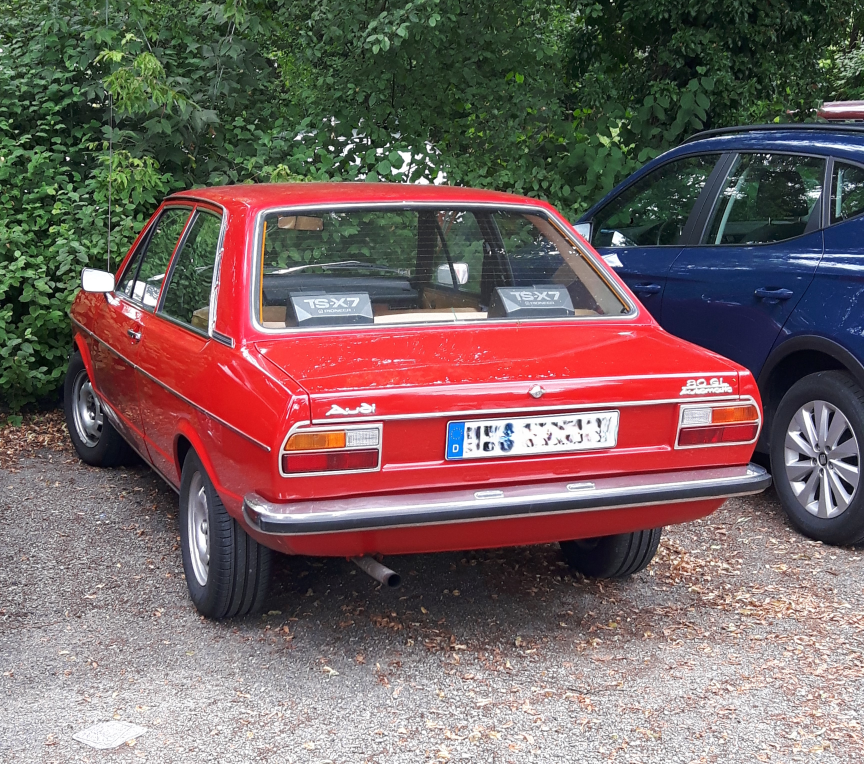
#> input picture photos/audi/Audi_80_B1_131548.jpg, 3456 x 3056 px, given in place of golf_mk1_clean2.png, which was not available (shown at 1/4 size)
$ python mockup_zine_v2.py
#> lines starting #> are read from the running program, lines starting #| are printed output that depends on the picture; after the words box and inside, x2 and y2 are one past the last pixel; in counts of white or black regions, pixels touching at a corner belong together
"""Style mock: 2000s torn-magazine / ransom-note collage (one still). Car art is a stand-in for real photos."""
import math, random, sys
import numpy as np
from PIL import Image, ImageDraw, ImageFont, ImageFilter, ImageChops
sys.path.insert(0, "/home/claude/vid/src")
import cars as C

W, H = 1080, 1920
rnd = random.Random(3)
FD = "/usr/share/fonts/opentype/inter/"
FONTS = [FD + "Inter-Black.otf", "/usr/share/fonts/truetype/dejavu/DejaVuSerif-Bold.ttf", "/usr/share/fonts/truetype/dejavu/DejaVuSansMono-Bold.ttf",
         FD + "Inter-ExtraBoldItalic.otf", "/usr/share/fonts/truetype/dejavu/DejaVuSans-Bold.ttf"]

def paper_bg():
    base = np.zeros((H, W, 3), np.float32) + np.array([234, 226, 208], np.float32)
    n = np.random.default_rng(1).normal(0, 6, (H // 2, W // 2)).astype(np.float32).repeat(2, 0).repeat(2, 1)
    base += n[..., None]
    # halftone dots (rotated grid, size grows toward bottom-left)
    yy, xx = np.mgrid[0:H, 0:W].astype(np.float32)
    a = math.radians(45)
    u = (xx * math.cos(a) + yy * math.sin(a)) / 22.0
    v = (-xx * math.sin(a) + yy * math.cos(a)) / 22.0
    d = np.sqrt((u - np.round(u)) ** 2 + (v - np.round(v)) ** 2)
    size = np.clip(0.12 + 0.38 * (yy / H) * (1 - xx / W * 0.6), 0, 0.5)
    mask = (d < size).astype(np.float32)[..., None]
    dot = np.array([222, 120, 60], np.float32)
    base = base * (1 - 0.55 * mask) + dot * 0.55 * mask
    return Image.fromarray(np.clip(base, 0, 255).astype(np.uint8)).convert("RGBA")

def torn(w, h, fill, edge=(250, 248, 240), amp=9, step=22):
    pts = []
    def side(x0, y0, x1, y1):
        n = max(2, int(math.hypot(x1 - x0, y1 - y0) / step))
        for i in range(n):
            t = i / n
            pts.append((x0 + (x1 - x0) * t + rnd.uniform(-amp, amp), y0 + (y1 - y0) * t + rnd.uniform(-amp, amp)))
    m = 24
    side(m, m, w - m, m); side(w - m, m, w - m, h - m); side(w - m, h - m, m, h - m); side(m, h - m, m, m)
    img = Image.new("RGBA", (w, h), (0, 0, 0, 0))
    d = ImageDraw.Draw(img)
    d.polygon(pts, fill=edge + (255,))
    inner = Image.new("L", (w, h), 0)
    ImageDraw.Draw(inner).polygon(pts, fill=255)
    inner = inner.filter(ImageFilter.MinFilter(9))
    if isinstance(fill, Image.Image):
        img.paste(fill.convert("RGB").resize((w, h)), (0, 0), inner)
    else:
        img.paste(Image.new("RGB", (w, h), fill), (0, 0), inner)
    return img

def shadowed(img, off=(8, 12), blur=10, alpha=110):
    a = img.getchannel("A")
    sh = Image.new("RGBA", img.size, (0, 0, 0, 0))
    sh.putalpha(a.point(lambda v: int(v * alpha / 255)))
    sh = sh.filter(ImageFilter.GaussianBlur(blur))
    out = Image.new("RGBA", (img.width + 60, img.height + 60), (0, 0, 0, 0))
    out.alpha_composite(sh, (30 + off[0], 30 + off[1]))
    out.alpha_composite(img, (30, 30))
    return out

def place(base, img, cx, cy, rot=0, shadow=True):
    im = shadowed(img) if shadow else img
    im = im.rotate(rot, resample=Image.BICUBIC, expand=True)
    base.alpha_composite(im, (int(cx - im.width / 2), int(cy - im.height / 2)))

def letter_tile(ch, size, fg, bg, fi):
    f = ImageFont.truetype(FONTS[fi % len(FONTS)], size)
    d0 = ImageDraw.Draw(Image.new("L", (10, 10)))
    tw = d0.textlength(ch, font=f)
    w, h = int(tw + size * 0.55), int(size * 1.25)
    t = torn(w + 20, h + 20, bg, amp=4, step=18)
    ImageDraw.Draw(t).text((t.width / 2, t.height / 2 - size * 0.04), ch, font=f, fill=fg, anchor="mm")
    return t

def starburst(txt, r, col, fg):
    pts = []
    n = 18
    for i in range(n * 2):
        rr = r if i % 2 == 0 else r * 0.78
        a = math.pi * i / n
        pts.append((r + 20 + rr * math.cos(a), r + 20 + rr * math.sin(a)))
    img = Image.new("RGBA", (2 * r + 40, 2 * r + 40), (0, 0, 0, 0))
    d = ImageDraw.Draw(img)
    d.polygon(pts, fill=(20, 20, 20, 255))
    sm = [(r + 20 + (p[0] - r - 20) * 0.93, r + 20 + (p[1] - r - 20) * 0.93) for p in pts]
    d.polygon(sm, fill=col)
    f = ImageFont.truetype(FD + "Inter-Black.otf", int(r * 0.34))
    d.text((r + 20, r + 20), txt, font=f, fill=fg, anchor="mm")
    return img

def tape(w=190, h=64):
    t = Image.new("RGBA", (w, h), (232, 214, 150, 170))
    d = ImageDraw.Draw(t)
    for x in range(0, w, 6):
        d.line([x, 0, x + rnd.randint(-2, 2), 6], fill=(232, 214, 150, 90))
        d.line([x, h - 6, x + rnd.randint(-2, 2), h], fill=(232, 214, 150, 90))
    return t

def sticker(img, border=16):
    a = img.getchannel("A")
    big = a.filter(ImageFilter.MaxFilter(border * 2 + 1)).filter(ImageFilter.GaussianBlur(2))
    big = big.point(lambda v: 255 if v > 80 else 0)
    out = Image.new("RGBA", img.size, (0, 0, 0, 0))
    out.paste(Image.new("RGBA", img.size, (255, 255, 255, 255)), (0, 0), big)
    out.alpha_composite(img)
    return out


import numpy as np
def recolor_green(car):
    a=np.asarray(car.convert("RGBA")).astype(np.float32)
    rgb=Image.fromarray(a[...,:3].astype(np.uint8)).convert("HSV")
    h=np.asarray(rgb).astype(np.float32)
    H_,S_,V_=h[...,0],h[...,1],h[...,2]
    dh=np.minimum(H_,255-H_)               # distance from red (hue wraps)
    w=np.clip(1-(dh-14)/24,0,1)*np.clip((S_-22)/45,0,1)   # soft red mask
    H2=H_*(1-w)+58*w                        # olive/lime green
    S2=S_*(1-w)+np.clip(S_*0.80,0,255)*w
    V2=V_*(1-w)+(V_*0.88)*w
    out=np.stack([H2,S2,V2],-1).astype(np.uint8)
    rgb2=np.asarray(Image.fromarray(out,"HSV").convert("RGB")).astype(np.float32)
    # 70s light: warm cast, faded blacks, warm glow on specular highlights
    rgb2=rgb2*np.array([1.07,1.0,0.88])+np.array([10,6,0])
    lum=rgb2.mean(-1,keepdims=True)
    spec=np.clip((lum-190)/60,0,1)
    rgb2=rgb2*(1-0.35*spec)+np.array([255,222,160])*0.35*spec
    # warm sunset rim light from the right, cooler/darker on the left
    yy,xx=np.mgrid[0:car.height,0:car.width].astype(np.float32)
    g=(xx/car.width)[...,None]
    rgb2=rgb2*(0.86+0.26*g)+np.array([30,14,-6])*(g**2)
    res=np.dstack([np.clip(rgb2,0,255),a[...,3]]).astype(np.uint8)
    return Image.fromarray(res,"RGBA")

def stamp(w,h,scene,inset=30,r=15,gap=42):
    base=Image.new("RGBA",(w,h),(0,0,0,0))
    sheet=Image.new("RGBA",(w,h),(250,247,238,255))
    sheet.paste(scene.convert("RGB").resize((w-2*inset,h-2*inset)),(inset,inset))
    m=Image.new("L",(w,h),255); d=ImageDraw.Draw(m)
    for x in range(gap//2,w,gap):
        for y in (0,h-1): d.ellipse([x-r,y-r,x+r,y+r],fill=0)
    for y in range(gap//2,h,gap):
        for x in (0,w-1): d.ellipse([x-r,y-r,x+r,y+r],fill=0)
    base.paste(sheet,(0,0),m)
    return base

SW,SH=984,1124
sc=Image.new("RGB",(SW,SH)); d=ImageDraw.Draw(sc)
for y in range(SH):
    t=min(1,y/760)
    d.line([0,y,SW,y],fill=(int(250-52*t),int(176-62*t),int(70-16*t)))
d.ellipse([440,190,820,570],fill=(255,226,150))
for i,(x,w_,h_) in enumerate([(0,120,230),(130,90,330),(230,150,200),(390,80,280),(480,110,170),(600,100,300),(710,130,220),(850,140,260)]):
    d.rectangle([x,760-h_,x+w_,760],fill=(120+i%3*8,70,48))
    for wy in range(760-h_+20,740,38):
        for wx in range(x+14,x+w_-14,30):
            if (wx*7+wy*3)%5<2: d.rectangle([wx,wy,wx+12,wy+16],fill=(255,214,120))
d.rectangle([0,760,SW,SH],fill=(66,48,42))
d.rectangle([0,760,SW,772],fill=(180,150,120))
for x in range(-20,SW,230): d.polygon([(x,1060),(x+150,1060),(x+170,1078),(x+20,1078)],fill=(232,204,150))
# car: recolour, shadow, place
car=Image.open("/home/claude/vid/photos/golf_mk1_clean2.png").convert("RGBA")
car=car.resize((920,int(920*car.height/car.width)),Image.LANCZOS)
#> car: PIL image 920x813 RGBA
car=recolor_green(car)
#> in recolor_green, `res=np.dstack([np.clip(rgb2,0,255),a[...,3]]).astype(np.uint8)`:
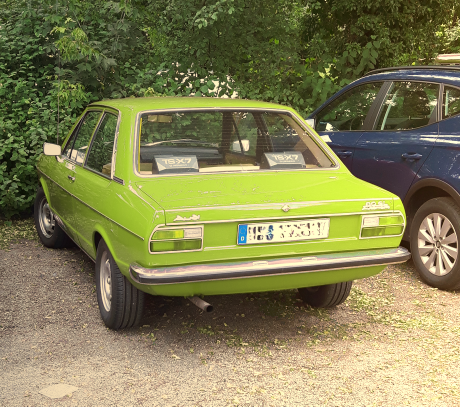
#> res: shape (813, 920, 4) (shown at 1/2 size); mean of channels 0, 1, 2, 3 131.3, 128.6, 83.7, 255; drawn as R, G, B
spr=sticker(car,12)
cx,bottom=SW//2+10,975
shadow=Image.new("RGBA",(SW,SH),(0,0,0,0))
#> shadow: PIL image 984x1124 RGBA; every value is 0
ImageDraw.Draw(shadow).ellipse([cx-440,bottom-70,cx+420,bottom+20],fill=(10,6,4,200))
shadow=shadow.filter(ImageFilter.GaussianBlur(22))
sc=sc.convert("RGBA"); sc.alpha_composite(shadow)
#> after `sc.alpha_composite(shadow)`:
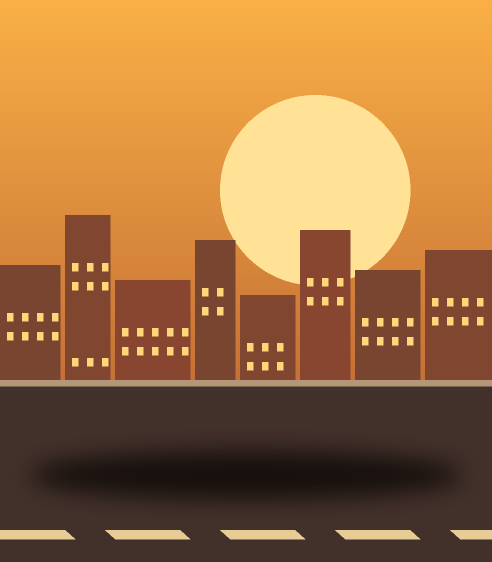
#> sc: PIL image 984x1124 RGBA (shown at 1/2 size); mean R, G, B, A 161.5, 112.6, 63, 255
sc.alpha_composite(spr,(int(cx-spr.width/2),int(bottom-spr.height+30)))
# film grain + warm fade on whole scene
arr=np.asarray(sc.convert("RGB")).astype(np.float32)
arr+=np.random.default_rng(5).normal(0,7,arr.shape[:2])[...,None]
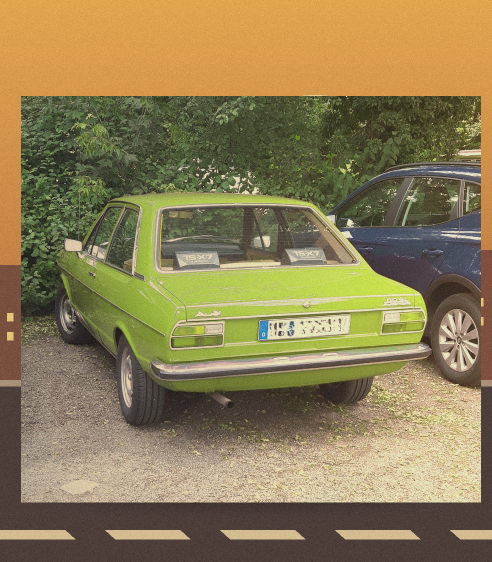
#> arr: shape (1124, 984, 3) float32 (shown at 1/2 size); mean R, G, B 146.2, 127, 76.3; drawn with min black and max white
arr=arr*0.94+12
sc=Image.fromarray(np.clip(arr,0,255).astype(np.uint8))
#> sc: PIL image 984x1124 RGB
st=stamp(1040,1180,sc)

bg=paper_bg()
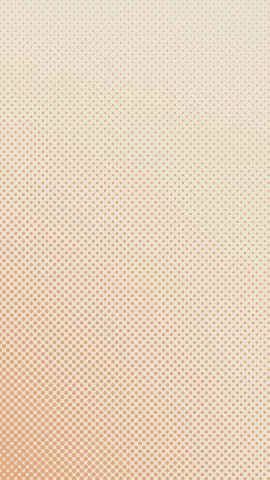
#> bg: PIL image 1080x1920 RGBA (shown at 1/4 size); mean R, G, B, A 232, 212.4, 189.2, 255
place(bg,st,540,1045,rot=-1.6)
#> in shadowed, `a = img.getchannel("A")`:
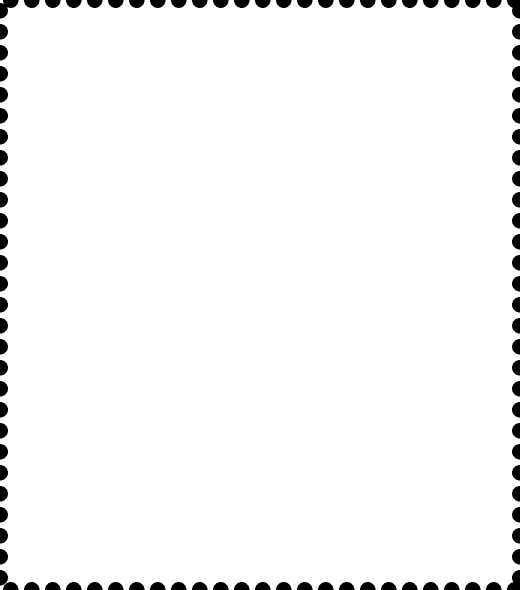
#> a: PIL image 1040x1180 L (shown at 1/2 size); 96.7% white; 103 black regions, largest, box (x1, y1, x2, y2) and area: (0, 0, 37, 37) 774, (1014, 1140, 1040, 1180) 687, (1014, 0, 1040, 37) 645
#> in shadowed, `sh = sh.filter(ImageFilter.GaussianBlur(blur))`:
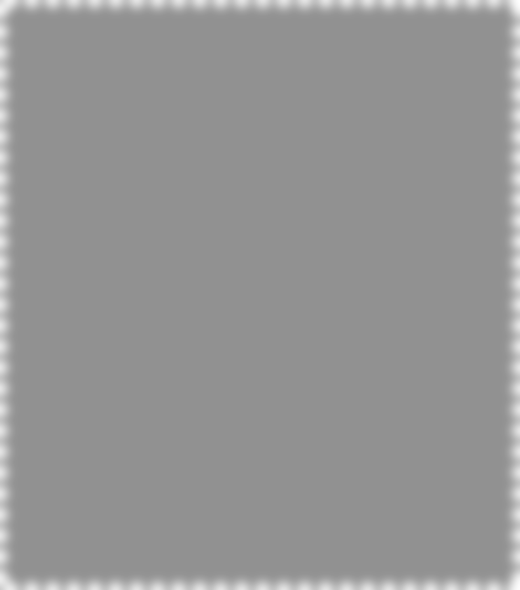
#> sh: PIL image 1040x1180 RGBA (shown at 1/2 size); mean R, G, B, A 0, 0, 0, 106.2; transparent parts drawn white
#> in shadowed, `out.alpha_composite(img, (30, 30))`:
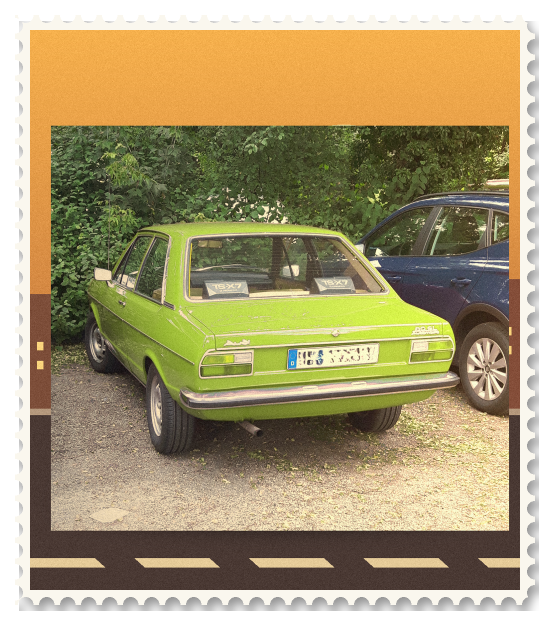
#> out: PIL image 1100x1240 RGBA (shown at 1/2 size); mean R, G, B, A 135.9, 121.3, 82.4, 223.9; transparent parts drawn white
for (x,y,r) in ((120,470,-38),(960,480,34),(110,1590,30),(965,1600,-32)):
    place(bg,tape(),x,y,r,shadow=False)
cols=[((255,255,255),(200,38,38)),((20,20,20),(250,240,200)),((255,220,60),(20,20,20)),((255,255,255),(30,90,170))]
x=105
for i,ch in enumerate("1974"):
    fg,bgc=cols[i]
    t=letter_tile(ch,170+rnd.randint(-12,12),fg,bgc,i*2+1)
    place(bg,t,x+t.width/2-20,250+rnd.randint(-18,18),rot=rnd.uniform(-9,9))
    x+=t.width-44
#> after the loop, x = 837
strip=torn(700,110,(28,28,30),amp=6)
ImageDraw.Draw(strip).text((strip.width/2,strip.height/2),"THE SEVENTIES",font=ImageFont.truetype(FD+"Inter-ExtraBold.otf",48),fill=(250,240,200),anchor="mm")
place(bg,strip,400,470,rot=-2.5)
place(bg,starburst("\u2248 50 HP",125,(255,214,60),(20,20,20)),215,1600,rot=-10)
#> in starburst, `sm = [(r + 20 + (p[0] - r - 20) * 0.93, r + 20 + (p[1] - r - 20) * 0.9..`: sm = 36 pairs, first value 28.75 to 261.2, second value 30.52 to 259.5
place(bg,starburst("< 800 KG",125,(240,90,60),(255,255,255)),870,1610,rot=9)
clip=torn(900,170,(252,250,244),edge=(240,236,224),amp=6)
cd=ImageDraw.Draw(clip)
f1=ImageFont.truetype("/usr/share/fonts/truetype/dejavu/DejaVuSansMono-Bold.ttf",34)
f2=ImageFont.truetype("/usr/share/fonts/truetype/dejavu/DejaVuSansMono-Bold.ttf",28)
cd.text((clip.width/2,66),"1974. Bell-bottoms, cassette tapes.",font=f1,fill=(30,30,30),anchor="mm")
cd.text((clip.width/2,114),"A boxy, light Golf with just fifty horsepower.",font=f2,fill=(30,30,30),anchor="mm")
place(bg,clip,540,1775,rot=-1.2)
a=np.asarray(bg.convert("RGB"),dtype=np.float32)
yy,xx=np.mgrid[0:H,0:W].astype(np.float32)
dd=np.sqrt(((xx-W/2)/(W/2))**2+((yy-H/2)/(H/2))**2)/1.42
a*=(1-0.35*dd**2)[...,None]
Image.fromarray(np.clip(a,0,255).astype(np.uint8)).save("/home/claude/vid/mock/zine_photo_v2.png")
print("ok")

$ run again, on photos/audi/Audi_80_B1_Classic-Days_2022_IMG_7257.jpg
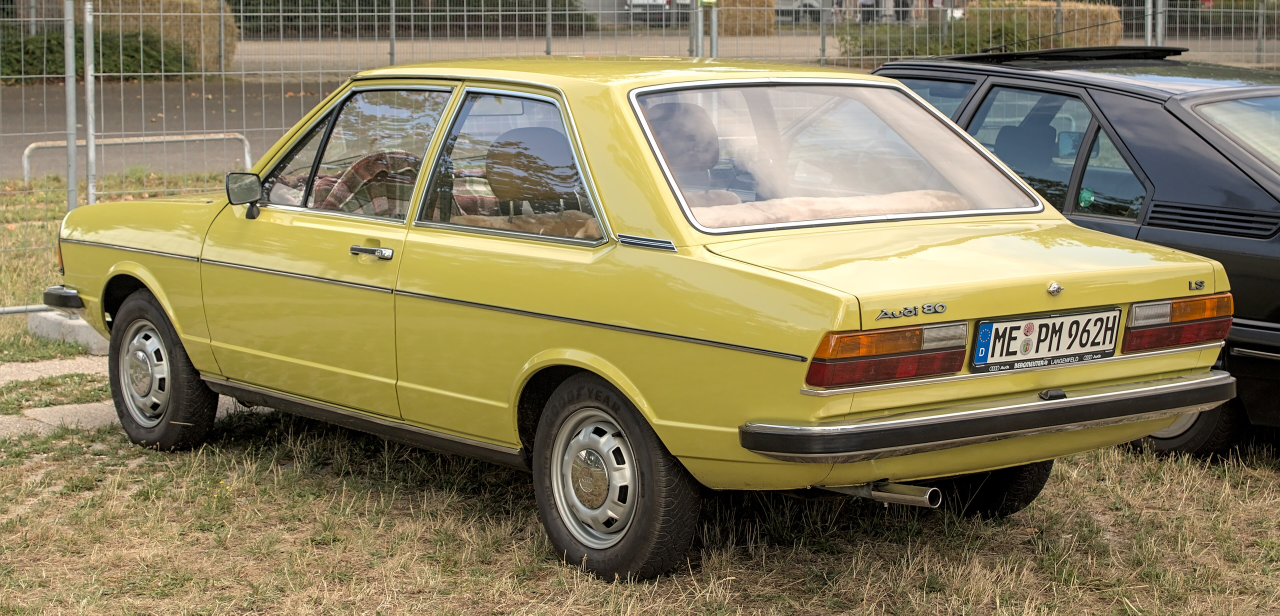
#> input picture photos/audi/Audi_80_B1_Classic-Days_2022_IMG_7257.jpg, 3840 x 1846 px, given in place of golf_mk1_clean2.png, which was not available (shown at 1/3 size)
#> rgb: PIL image 920x442 HSV; mean H, S, V 41.1, 86.5, 140.4
#> h: shape (442, 920, 3) float32; mean of channels 0, 1, 2 41.1, 86.5, 140.4
#> `arr+=np.random.default_rng(5).normal(0,7,arr.shape[:2])[...,None]`:
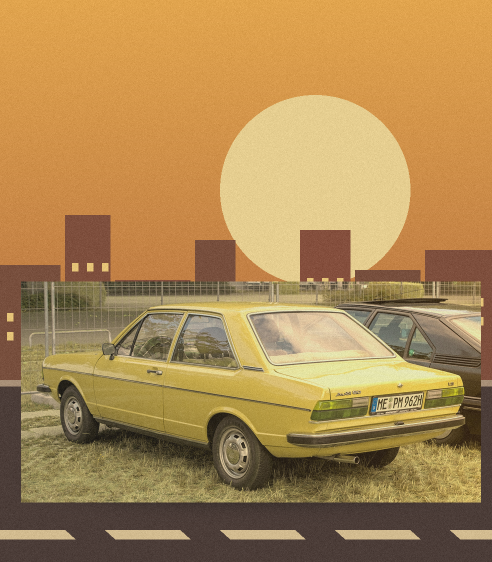
#> arr: shape (1124, 984, 3) float32 (shown at 1/2 size); mean R, G, B 184.2, 140.9, 75.9; drawn with min black and max white
#> in stamp, `sheet.paste(scene.convert("RGB").resize((w-2*inset,h-2*inset)),(inset,..`:
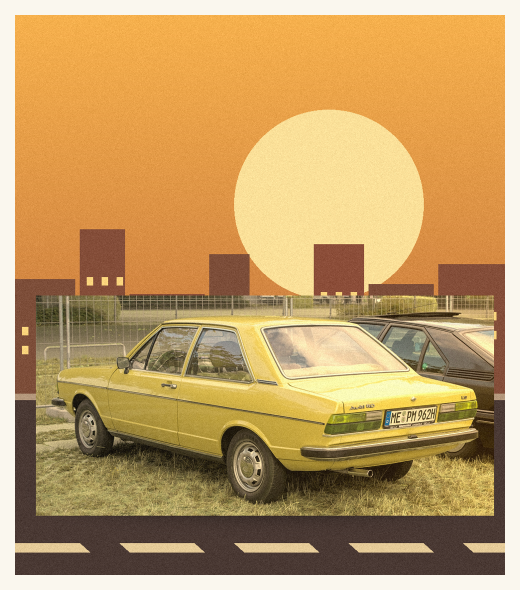
#> sheet: PIL image 1040x1180 RGBA (shown at 1/2 size); mean R, G, B, A 191.4, 154.8, 99.2, 255
#> m: PIL image 1040x1180 L; every value is 255
#> after the loop `for i,ch in enumerate("1974"):`: x = 837
#> sm = 36 pairs, first value 28.75 to 261.2, second value 30.52 to 259.5
